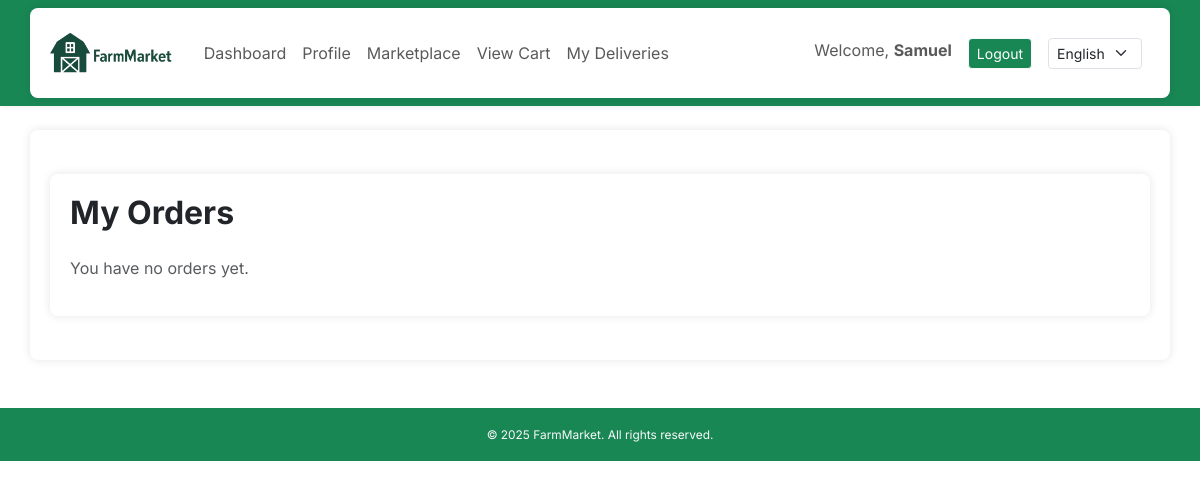
Before: /orders/ (signed in) with the older database file.
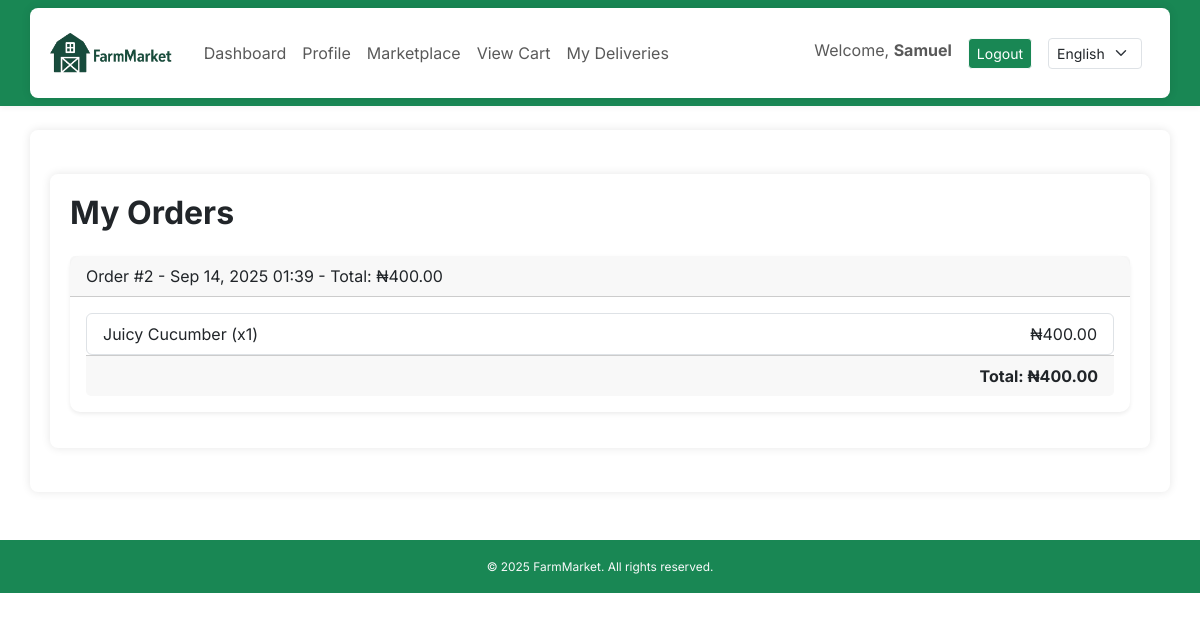
After: the same page with the newer database file.
### core/models.py (models this page shows, shortened)
class Order(models.Model):
    buyer = models.ForeignKey(User, on_delete=models.CASCADE)
    total_price = models.DecimalField(max_digits=10, decimal_places=2)
    created_at = models.DateTimeField(auto_now_add=True)

class OrderItem(models.Model):
    order = models.ForeignKey(Order, related_name='items', on_delete=models.CASCADE)
    product = models.ForeignKey(Product, on_delete=models.CASCADE)
    quantity = models.PositiveIntegerField()
    price = models.DecimalField(max_digits=10, decimal_places=2)
    def get_total_price(self):
        return self.quantity * self.price

class Product(models.Model):
    farmer = models.ForeignKey(User, on_delete=models.CASCADE)
    title = models.CharField(_("Title"), max_length=100)
    description = models.TextField(_("Description"))
    price = models.DecimalField(max_digits=10, decimal_places=2)
    quantity = models.PositiveIntegerField()
    city = models.CharField(max_length=100)
    state = models.CharField(max_length=100, default="Oyo State")
    category = models.CharField(max_length=20, choices=CROP_CHOICES, default='Tomato')
    image = models.ImageField(upload_to='product_images/', blank=True, null=True)
    date_posted = models.DateTimeField(auto_now_add=True)

### core/views.py (the view)
# urls.py: path('orders/', views.orders, name='orders'),
@login_required
def orders(request):
    orders = Order.objects.filter(buyer=request.user).order_by('-created_at')
    return render(request, 'core/orders.html', {'orders': orders})

### core/context_processors.py (called while the page is built)
def language_code(request):
    return {
        'LANGUAGE_CODE': translation.get_language()
    }

### core/templates/core/orders.html
{% extends 'core/base.html' %}
{% load i18n %}
{% block content %}
<div class="container my-4">
    <h2 class="fw-bold mb-4">{% trans "My Orders" %}</h2>
    {% if orders %}
        {% for order in orders %}
        <div class="card mb-3 shadow-sm">
            <div class="card-header">
                {% trans "Order" %} #{{ order.id }} - {{ order.created_at|date:"M d, Y H:i" }} - {% trans "Total" %}: ₦{{ order.total_price|floatformat:2 }}
            </div>
            <div class="card-body">
                <ul class="list-group">
                    {% for item in order.items.all %}
                        <li class="list-group-item d-flex justify-content-between align-items-center">
                            {{ item.product.title }} (x{{ item.quantity }})
                            <span>₦{{ item.get_total_price|floatformat:2 }}</span>
                        </li>
                    {% endfor %}
                </ul>
                <div class="card-footer text-end">
                    <strong>{% trans "Total" %}: ₦{{ order.total_price|floatformat:2 }}</strong>
                </div>
            </div>
        </div>
        {% endfor %}
    {% else %}
        <p class="text-muted">{% trans "You have no orders yet." %}</p>
    {% endif %}
</div>
{% endblock %}

Changed rows visible on the page:
added Order: id "2", created_at "Sep 14, 2025 01:39", total_price "400.00"
added OrderItem: product "Juicy Cucumber", quantity "1", get_total_price "400.00"
Other visible differences:
text no longer shown: "You have no orders yet."
